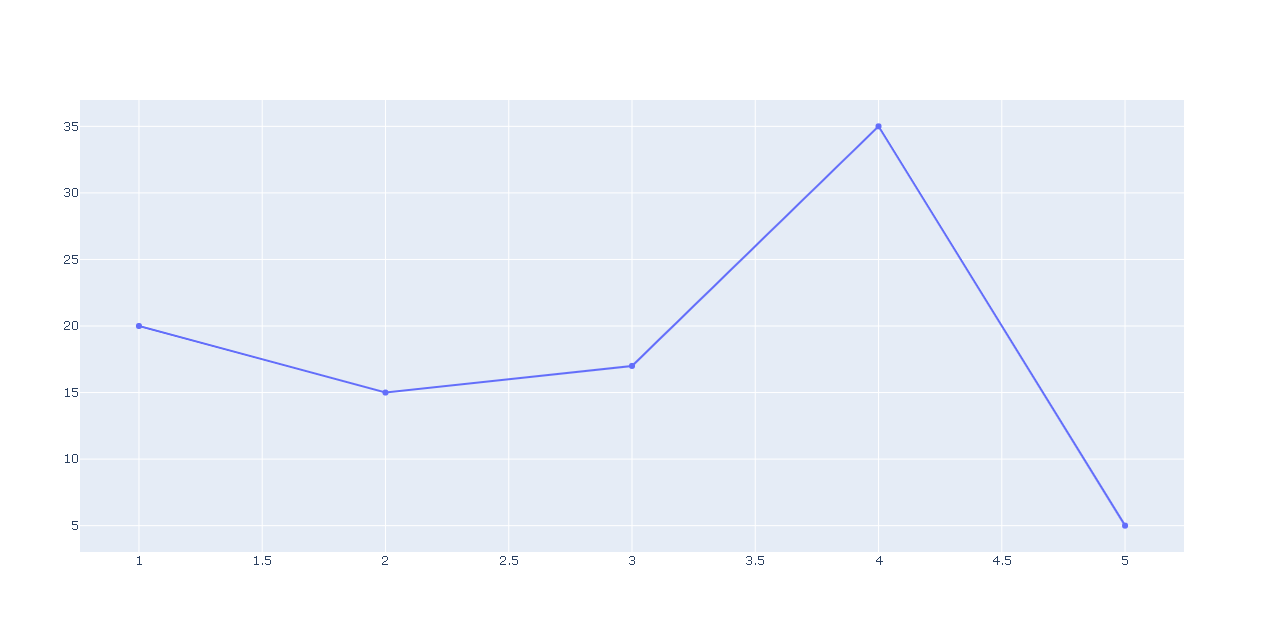

Here is the Python script that generated this plot:
import numpy as np # biblioteca que suporta o processamento de grandes, multi-dimensionais arranjos e matrizes
import plotly.graph_objects as go # Biblioteca usada para criar gráficos

Dias = [1,2,3,4,5]
Temperatura = [20,15,17,35,5]
fig = go.Figure(data=go.Scatter(x = Dias, y = Temperatura)) # O objeto será traçado por uma linha com as info dos eixo x e y.
fig.show() # Plota o gráfico

# plotly.express pode criar toda a fígura de uma só vez. Ele usa a graph_objects internamente
